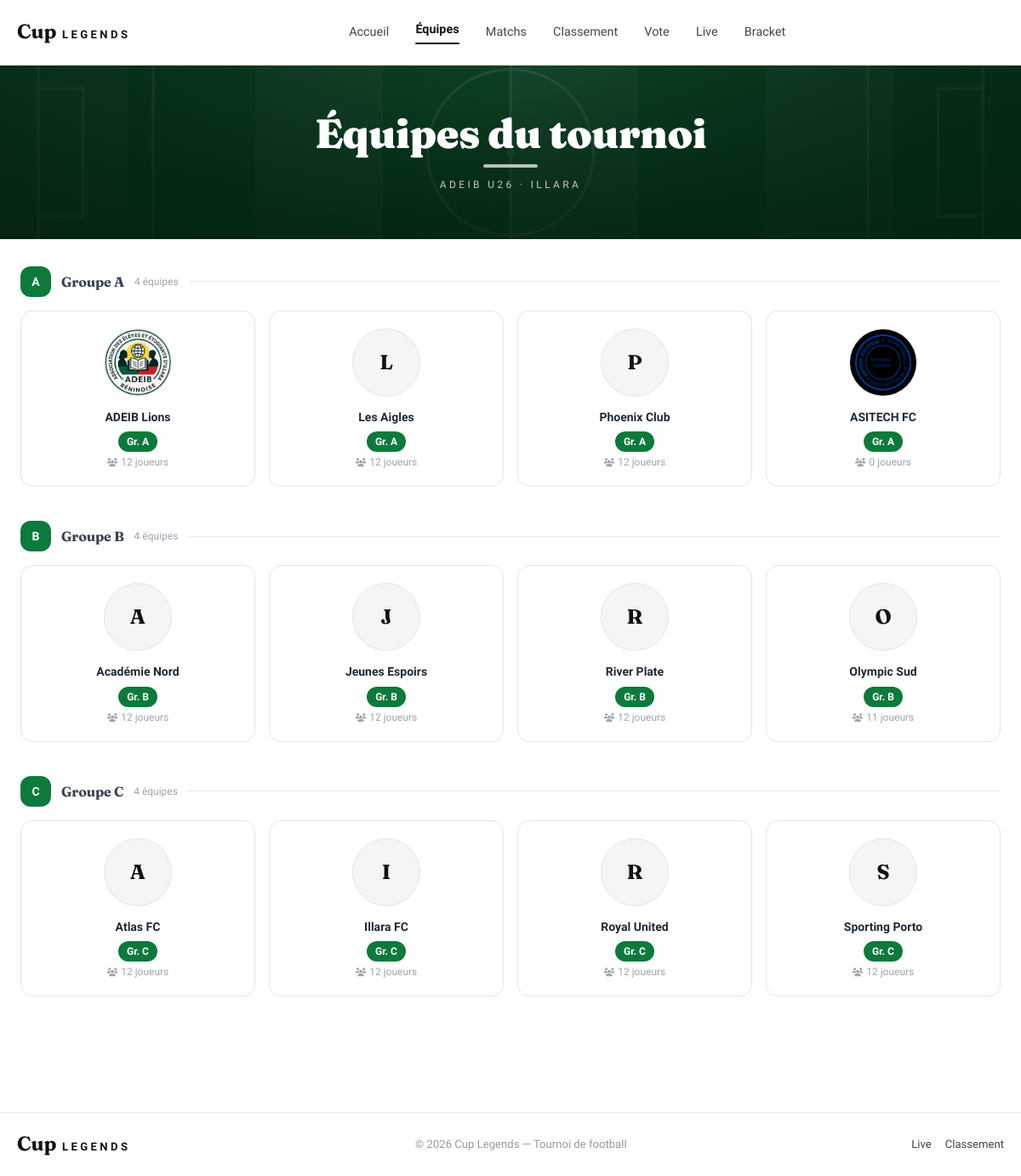
Screenshot of /teams/ with the database file from the repository.
### tournament/models.py (models this page shows, shortened)
class Group(models.Model):
    GROUP_CHOICES = [
        ('A', 'Groupe A'), ('B', 'Groupe B'), ('C', 'Groupe C'),
        ('D', 'Groupe D'), ('E', 'Groupe E'), ('F', 'Groupe F'),
    ]
    tournament = models.ForeignKey(Tournament, on_delete=models.CASCADE, related_name='groups')
    name = models.CharField(max_length=1, choices=GROUP_CHOICES)
    class Meta:
        verbose_name = 'Groupe'
        ordering = ['name']

class Team(models.Model):
    tournament = models.ForeignKey(Tournament, on_delete=models.CASCADE, related_name='teams')
    name = models.CharField(max_length=200)
    logo = models.ImageField(upload_to='teams/', blank=True, null=True)
    group = models.ForeignKey(Group, on_delete=models.SET_NULL, null=True, blank=True, related_name='teams')
    coach_name = models.CharField(max_length=200, blank=True, verbose_name='Entraîneur')
    president_name = models.CharField(max_length=200, blank=True, verbose_name='Président')
    qr_code = models.ImageField(upload_to='qrcodes/', blank=True, null=True)
    created_at = models.DateTimeField(auto_now_add=True)
    class Meta:
        verbose_name = 'Équipe'
        ordering = ['name']

### tournament/views.py (the view)
# urls.py: path('teams/', views.teams_list, name='teams'),
def teams_list(request):
    tournament = get_active_tournament()
    groups_data = []
    teams_no_group = []
    if tournament:
        for group in Group.objects.filter(tournament=tournament).order_by('name'):
            teams = (
                Team.objects.filter(group=group)
                .annotate(nb_players=Count('players'))
                .order_by('-nb_players', 'name')
            )
            groups_data.append({'group': group, 'teams': teams})
        teams_no_group = (
            Team.objects.filter(tournament=tournament, group__isnull=True)
            .annotate(nb_players=Count('players'))
            .order_by('-nb_players', 'name')
        )
    return render(request, 'tournament/teams.html', {
        'tournament': tournament,
        'groups_data': groups_data,
        'teams_no_group': teams_no_group,
    })

### tournament/context_processors.py (called while the page is built)
def active_tournament(request):
    today = timezone.localdate()
    active = Tournament.objects.filter(is_active=True)
    tournament = active.filter(
        start_date__isnull=False,
        end_date__isnull=False,
        start_date__lte=today,
        end_date__gte=today,
    ).order_by('start_date').first()
    if tournament is None:
        tournament = active.filter(
            start_date__isnull=False,
            start_date__gte=today,
        ).order_by('start_date').first()
    if tournament is None:
        tournament = active.order_by('-start_date', '-id').first()
    return {'tournament': tournament}

### tournament/views.py (called while the page is built)
def get_active_tournament():
    today = timezone.localdate()
    active = Tournament.objects.filter(is_active=True)
    ongoing = active.filter(
        start_date__isnull=False,
        end_date__isnull=False,
        start_date__lte=today,
        end_date__gte=today,
    ).order_by('start_date').first()
    if ongoing:
        return ongoing
    upcoming = active.filter(
        start_date__isnull=False,
        start_date__gte=today,
    ).order_by('start_date').first()
    if upcoming:
        return upcoming
    return active.order_by('-start_date', '-id').first()

### templates/tournament/teams.html (shortened to what this page needs)
{% extends "base.html" %}{% load static %}
{% block content %}
<section class="football-hero full-bleed">
  <div class="page-shell-wide py-10 text-center text-white md:py-14">
    <h1 class="font-heading text-3xl font-black md:text-5xl">Équipes du tournoi</h1>
    <div class="mx-auto my-3 h-1 w-16 rounded-full bg-white/70"></div>
    <p class="text-xs uppercase tracking-[0.28em] text-white/75">ADEIB U26 · Illara</p>
  </div>
</section>
<div class="page-shell-wide px-1 py-8">
  {% for gd in groups_data %}
  <div class="mb-10">
    <div class="mb-4 flex items-center gap-3">
      <div class="bg-pitch flex h-9 w-9 shrink-0 items-center justify-center rounded-xl text-sm font-black text-white">{{ gd.group.name }}</div>
      <h2 class="font-bold text-gray-700">Groupe {{ gd.group.name }}</h2>
      <span class="text-xs text-gray-400">{{ gd.teams|length }} équipe{{ gd.teams|length|pluralize }}</span>
      <div class="h-px flex-1 bg-gray-200"></div>
    </div>
    <div class="grid grid-cols-2 gap-4 sm:grid-cols-3 md:grid-cols-4">
      {% for team in gd.teams %}
      <a href="{% url 'team_detail' team.pk %}" class="match-tile lift block p-5 text-center no-underline">
        <div class="team-logo mx-auto mb-4 h-20 w-20">
          {% if team.logo %}<img src="{{ team.logo.url }}" alt="{{ team.name }}">{% else %}<span class="team-logo-fallback text-2xl">{{ team.name|first|upper }}</span>{% endif %}
        </div>
        <div class="text-sm font-bold leading-tight text-gray-800">{{ team.name }}</div>
        <span class="bg-pitch mt-2 inline-block rounded-full px-2.5 py-1 text-xs font-bold text-white">Gr. {{ gd.group.name }}</span>
        <div class="mt-1 flex items-center justify-center gap-1 text-xs text-gray-400">
          <i class="fas fa-users text-[10px]"></i>{{ team.nb_players }} joueur{{ team.nb_players|pluralize }}
        </div>
      </a>
      {% empty %}<p class="col-span-full text-sm text-gray-400">Aucune équipe dans ce groupe</p>{% endfor %}
    </div>
  </div>
  {% endfor %}
</div>
{% endblock %}

### static/css/main.css (style rules this page uses)
:root { --color-bg: #FFFFFF; --color-fg: #111111; --color-soft: #F5F5F5; --color-line: #E5E5E5; --color-muted: #999999; --color-dim: #444444; --font-display: 'Fraunces', Georgia, serif; --font-body: 'Plus Jakarta Sans', system-ui, sans-serif; --radius: 6px; }
* { box-shadow: none !important; text-shadow: none !important; }
*, *::before, *::after { background-image: none !important; }
* { font-family: var(--font-body); }
body { color: var(--color-fg); background: var(--color-bg) !important; font-family: var(--font-body); -webkit-font-smoothing: antialiased; margin: 0; }
h1, h2, h3, h4, h5, h6, .font-display, .font-heading, .logo, .score, .section-title { font-family: var(--font-display) !important; letter-spacing: -0.01em; }
a { color: inherit; }
.page-shell-wide { width: min(1600px, calc(100% - 2.5rem)); margin: 0 auto; }
.team-logo { display: flex; align-items: center; justify-content: center; overflow: hidden; border-radius: 999px; background: var(--color-soft); border: 1px solid var(--color-line); }
.team-logo img { width: 100%; height: 100%; object-fit: cover; }
.team-logo-fallback { font-family: var(--font-display); font-weight: 700; color: var(--color-fg); }
:root { --pitch: #0d7a3c; --pitch-dark: #064d24; --gold: #e7b84b; }
.football-hero { position: relative; background-image: linear-gradient(rgba(3,33,15,.62), rgba(3,33,15,.82)), url('../img/football-hero.svg') !important; background-size: cover !important; background-position: center !important; background-repeat: no-repeat !important; background-color: var(--pitch-dark) !important; color: #fff; }
.full-bleed { width: 100%; }
.lift { transition: transform .2s ease; }
.bg-pitch { background: var(--pitch) !important; color:#fff; }
.match-tile { background:#fff; border:1px solid var(--color-line); border-radius:14px; transition: transform .2s ease, border-color .2s ease; }

### rows the page displays
Group: group.name "A", teams|length "4"
Team: logo (picture), name "ADEIB Lions", nb_players "12"
Team: name|first "L", name "Les Aigles", nb_players "12"
Team: name|first "P", name "Phoenix Club", nb_players "12"
Team: logo (picture), name "ASITECH FC", nb_players "0"
Group: group.name "B", teams|length "4"
Team: name|first "A", name "Académie Nord", nb_players "12"
Team: name|first "J", name "Jeunes Espoirs", nb_players "12"
Team: name|first "R", name "River Plate", nb_players "12"
Team: name|first "O", name "Olympic Sud", nb_players "11"
Group: group.name "C", teams|length "4"
Team: name|first "A", name "Atlas FC", nb_players "12"
Team: name|first "I", name "Illara FC", nb_players "12"
Team: name|first "R", name "Royal United", nb_players "12"
Team: name|first "S", name "Sporting Porto", nb_players "12"
